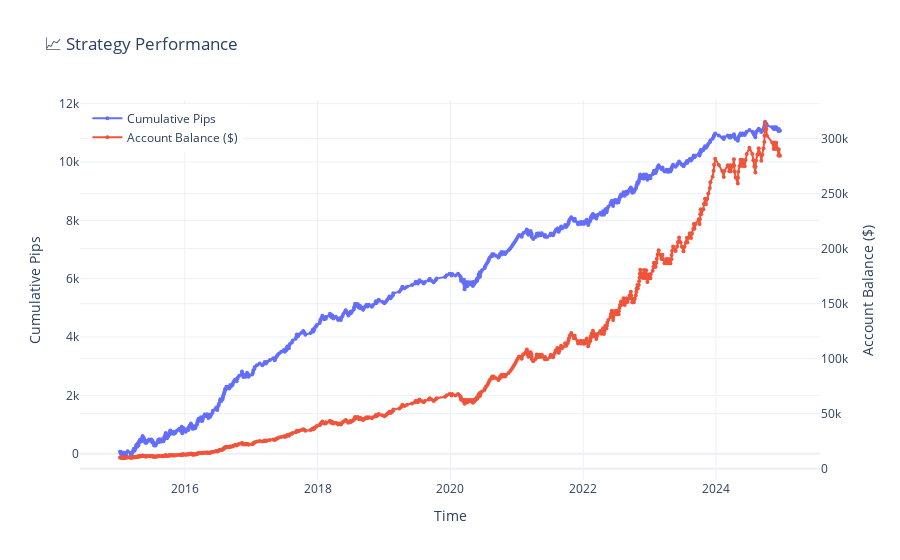
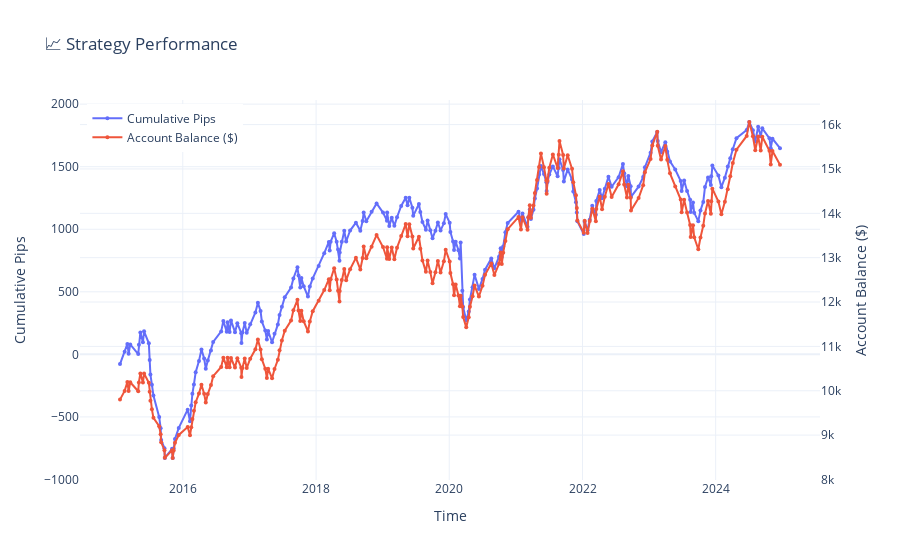
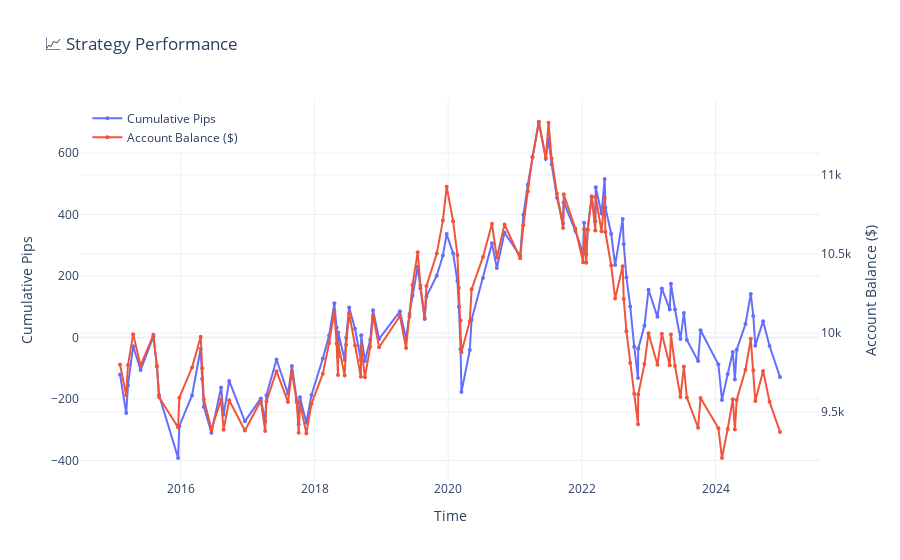
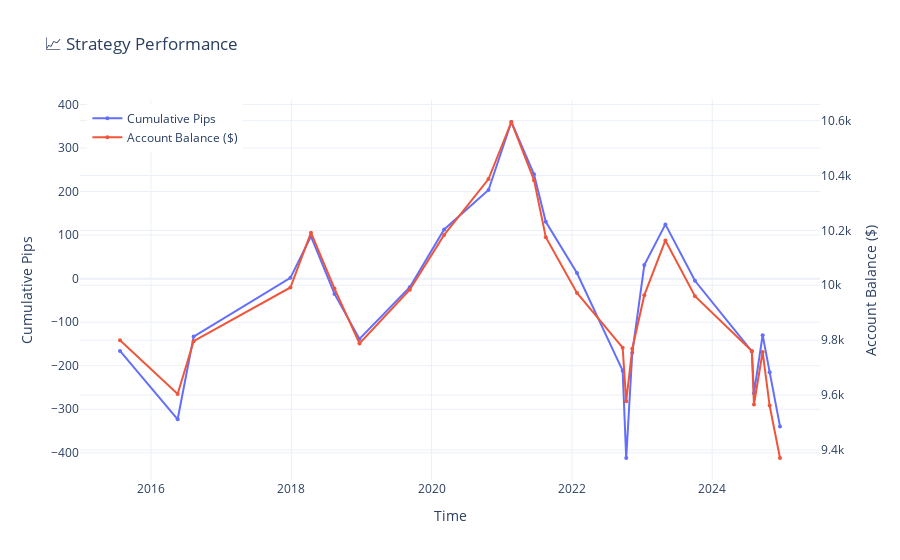

Notebook cell for these charts, in order:
### Code cell
pairs = ["AUD_USD", "EUR_USD", "GBP_USD", "USD_CHF", "USD_JPY"]
granularities = ['M5', 'M30', 'H1', 'H4']

for pair in pairs:
    for g in granularities:
        print(f"{pair} {g}")
        df = pd.read_pickle(f"../backtesting/results/{pair}_{g}_analyzed.pkl")
        summarize_trades(df)
